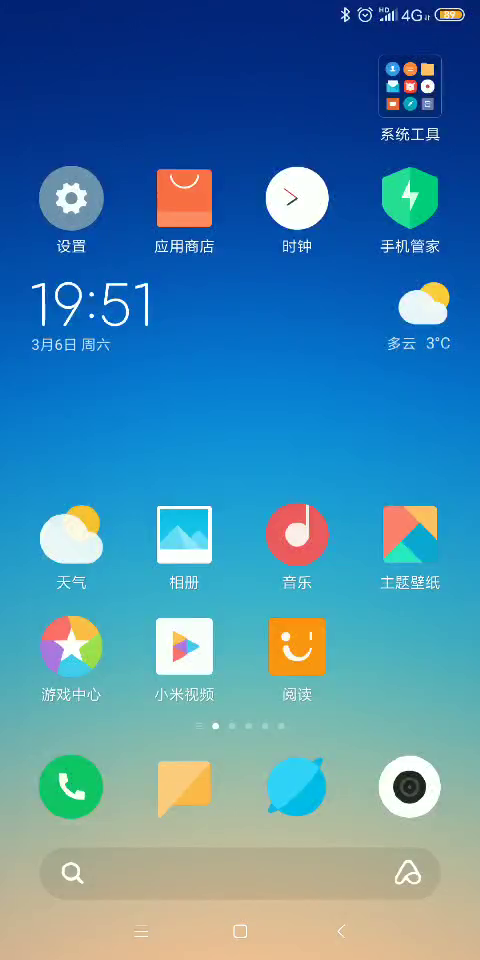
#> input picture frame 9 of Resources/LeftMotion.mp4, 480 x 960 px, given in place of luping2.mp4, which was not available
$ python VideoGenerate.py   (older library calls are emulated)
#> lines starting #> are read from the running program, lines starting #| are printed output that depends on the picture; pictures that were not available may be replaced by others from this repository, and a replacement may not be noted
#> further down, frame is the input picture: shape (960, 480, 3); mean B, G, R 170.9, 135.5, 74.4
import cv2 as cv
import argparse
import datetime
import imutils
import time
import numpy as np
import matplotlib.pyplot as plt

capture = cv.VideoCapture('../Resources/luping2.mp4')
vHeight = capture.get(cv.CAP_PROP_FRAME_HEIGHT)
vWidth = capture.get(cv.CAP_PROP_FRAME_WIDTH)
resizeWidth = vWidth / 20
resizeHeight = vHeight / 20
preGray = None
preFrame = None
frameDiff = []
frameCount = 0


# boxLB, boxRB, boxLT, boxRT = np.zeros((vHeight/20, vWidth/20, 3), dtype='unit8')

def frameContinuous(frameDiff, directory):
    start = [frameDiff[0]]
    end = []
    for i in range(len(frameDiff) - 1):
        if (frameDiff[i + 1][0] - frameDiff[i][0]) > 10:
            end.append(frameDiff[i])
            start.append(frameDiff[i + 1])
            cv.imwrite(directory + '/' + str(frameDiff[i][0]) + "_end.jpg", frameDiff[i][1])
            cv.imwrite(directory + '/' + str(frameDiff[i + 1][0]) + "_pre.jpg", frameDiff[i + 1][2])
            cv.imwrite(directory + '/' + str(frameDiff[i + 1][0]) + "_start.jpg", frameDiff[i + 1][1])
    end.append(frameDiff[-1])
    cv.imwrite(directory + '/' + str(frameDiff[-1][0]) + "_end.jpg", frameDiff[-1][1])
    cv.imwrite(directory + '/' + str(frameDiff[0][0]) + "_pre.jpg", frameDiff[0][2])
    cv.imwrite(directory + '/' + str(frameDiff[0][0]) + "_start.jpg", frameDiff[0][1])
    print(len(start) == len(end))
    return start, end


def rescaleFrame(frame, scale=0.6):
#> called with scale = 0.6
    width = int(frame.shape[1] * scale)
#> width = 288
    height = int(frame.shape[0] * scale)
#> height = 576
    dimensions = (width, height)
#> dimensions = (288, 576)
    return cv.resize(frame, dimensions, interpolation=cv.INTER_AREA)


while True:
    # lastBoxLB, lastBoxRB, lastBoxLT, lastBoxRT = np.zeros((vHeight / 20, vWidth / 20, 3), dtype='unit8')
    diffArea = 0
    area_count = 0
    isTrue, frame = capture.read()
    text = "Rest"

    if not isTrue:
        break

    # lastBoxLB = frame[int(resizeHeight):int(resizeHeight*3), 0:int(resizeWidth*2)]
    # lastBoxRB = frame[int(resizeHeight):int(resizeHeight * 3), 0:int(resizeWidth * 2)]

    frame_resized = rescaleFrame(frame)
    gray = cv.cvtColor(frame, cv.COLOR_BGR2GRAY)
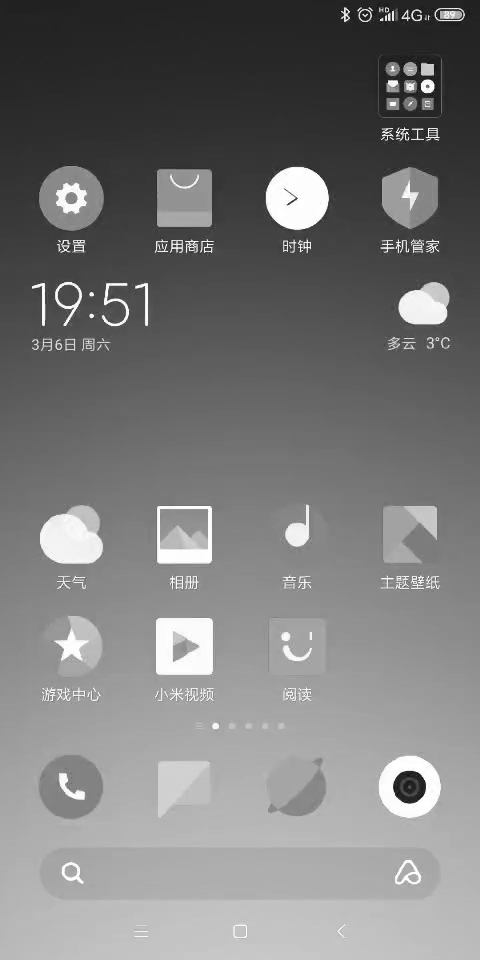
#> gray: shape (960, 480); min 9, max 255, mean 121.2
    gray = cv.GaussianBlur(gray, (21, 21), 0)
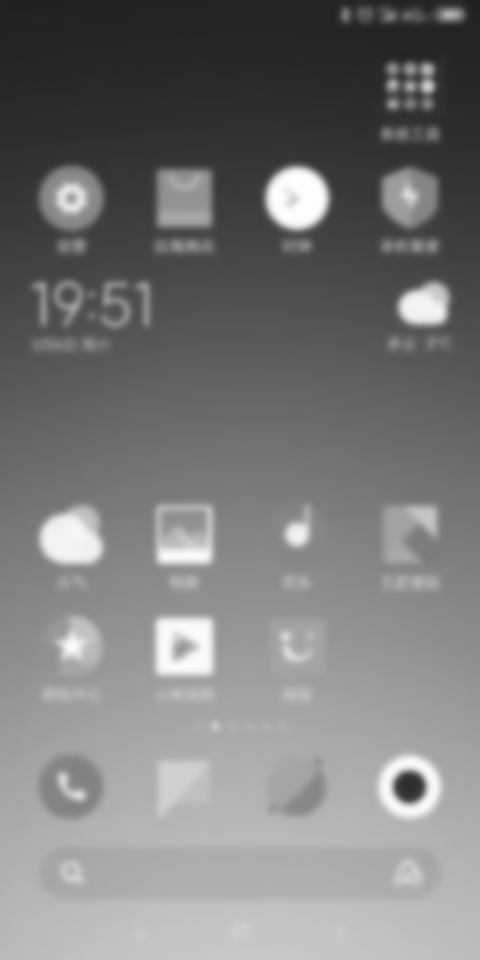
#> gray: shape (960, 480); min 33, max 254, mean 121.2

    if preFrame is None:
        preFrame = frame
        preGray = gray
        frameCount = frameCount + 1
        continue
    frameDelta = cv.absdiff(preGray, gray)
    # cv.imshow("framedelta",frameDelta)

    frameCount = frameCount + 1
    thresh = cv.threshold(frameDelta, 25, 255, cv.THRESH_BINARY)[1]

    thresh = cv.dilate(thresh, None, iterations=2)
    # cv.imshow("dilate",thresh)
    # cv.waitKey(0)
    image, contours, hierarchy = cv.findContours(thresh.copy(), cv.RETR_EXTERNAL, cv.CHAIN_APPROX_SIMPLE)

    for c in contours:
        # if the contour is too small, ignore it
        if cv.contourArea(c) < 1000:
            continue

        # compute the bounding box for the contour, draw it on the frame
        (x, y, w, h) = cv.boundingRect(c)
        cv.rectangle(frame, (x, y), (x + w, y + h), (100, 13, 32), 2)
        text = "Moving"
        diffArea = diffArea + cv.contourArea(c)

    cv.putText(frame, " Status: {}".format(text), (10, 20), cv.FONT_HERSHEY_SIMPLEX, 0.5, (0, 0, 255), 2)
    if diffArea > 0:
        frameDiff.append((frameCount, frame, preFrame))

    preGray = gray
    preFrame = frame

    cv.imshow("Security Feed", frame)
    # [5 lines of commented-out code are left out]
    if cv.waitKey(20) & 0xFF == ord('d'):
        break

# plt.scatter(range(len(frameDiff)),frameDiff)
# plt.show()
start, end = frameContinuous(frameDiff, '../key_frame/luping2')

capture.release()
cv.destroyAllWindows()
